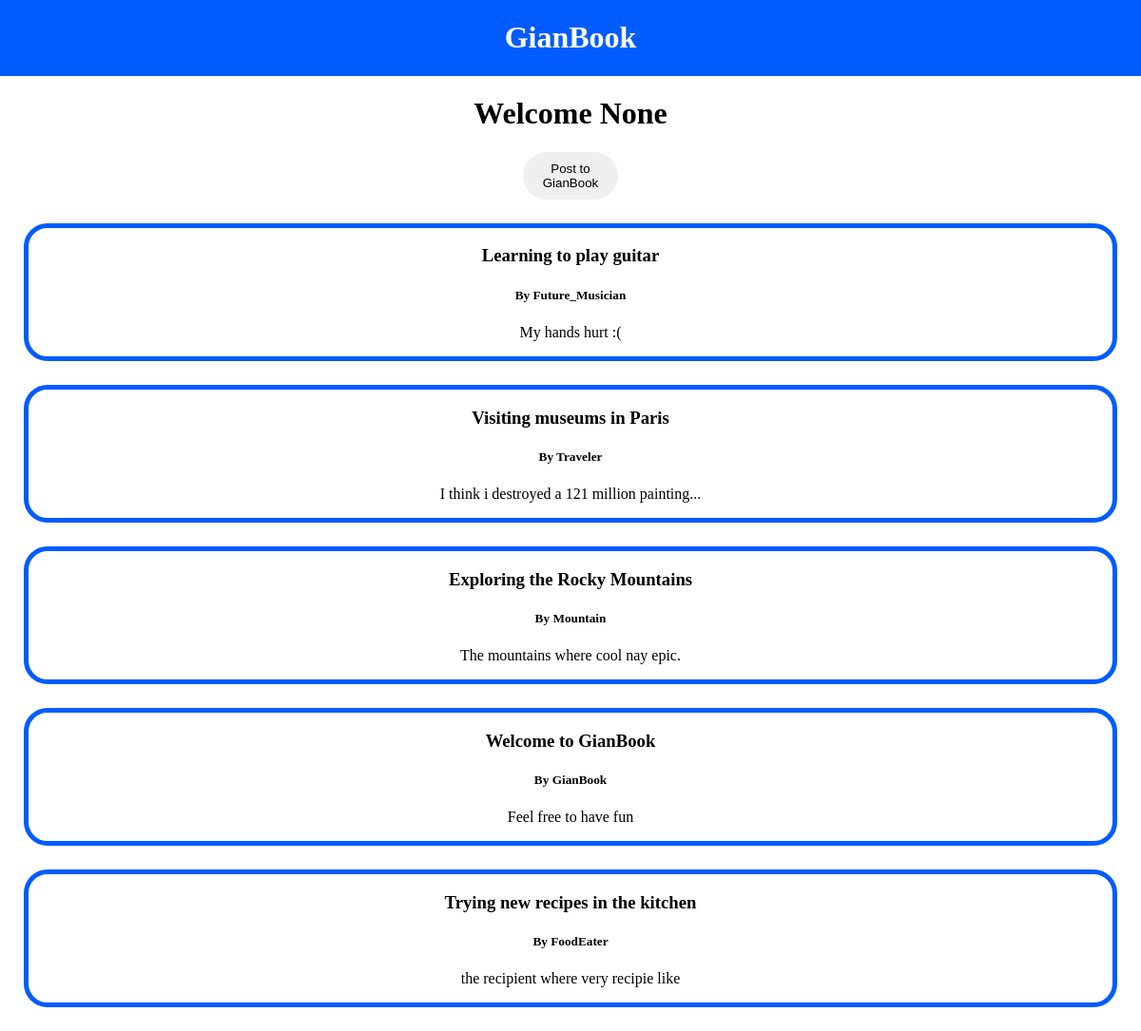
The page /account on the database its author committed.
### main.py (models this page shows)
class Post(db.Model):
    id = db.Column(db.Integer, primary_key=True)
    title  = db.Column(db.String(40), nullable=False)
    text = db.Column(db.String(400), nullable=False)
    user = db.Column(db.String(40), nullable=False)

### main.py (the view, shortened to what this page needs)
@app.route('/account', methods=['GET', 'POST'])
def account():
    if request.method == 'GET':
        username = session.get('username')
        password = session.get('password')
        postz = Post.query.order_by(func.random()).limit(5).all()
        posts = []
        for post in postz:
            dic = {
                "title": post.title,
                "user": post.user,
                "text": post.text
            }
            posts.append(dic)
        return render_template('account.html', username=username, posts=posts)

### templates/account.html (shortened to what this page needs)
<!DOCTYPE html>
<head>
</head>
<body>
    <div id="topbar">
        <div id="center" class="kid">
            <h1>GianBook</h1>
        </div>
    </div>
    <h1>Welcome {{username}}</h1>
    <button class="but" id="postbut" onclick="yespost()">Post to GianBook</button>
    {% for post in posts %}
    <div class="posty">
        <h3>{{post.title}}</h3>
        <h5>By {{post.user}}</h5>
        <p>{{post.text}}</p>
    </div>
    {% endfor %}
</body>

### templates/account.html (style rules this page uses)
#topbar { display: flex; background-color: #005cff; color: white; align-items: center; margin-bottom: 5px; }
.kid { flex-grow: 1; text-align: center; }
body { margin: 0; }
.but { border: none; padding: 10px; width: 100px; height: 50px; border-radius: 25px; }
body { text-align: center; }
.posty { text-align: center; border: solid #005cff 5px; border-radius: 25px; margin: 25px; }

### rows shown on the page
Post: title "Learning to play guitar", user "Future_Musician", text "My hands hurt :("
Post: title "Visiting museums in Paris", user "Traveler", text "I think i destroyed a 121 million painting..."
Post: title "Exploring the Rocky Mountains", user "Mountain", text "The mountains where cool nay epic."
Post: title "Welcome to GianBook", user "GianBook", text "Feel free to have fun"
Post: title "Trying new recipes in the kitchen", user "FoodEater", text "the recipient where very recipie like"

### other values the page prints
{{ username }} "None"
